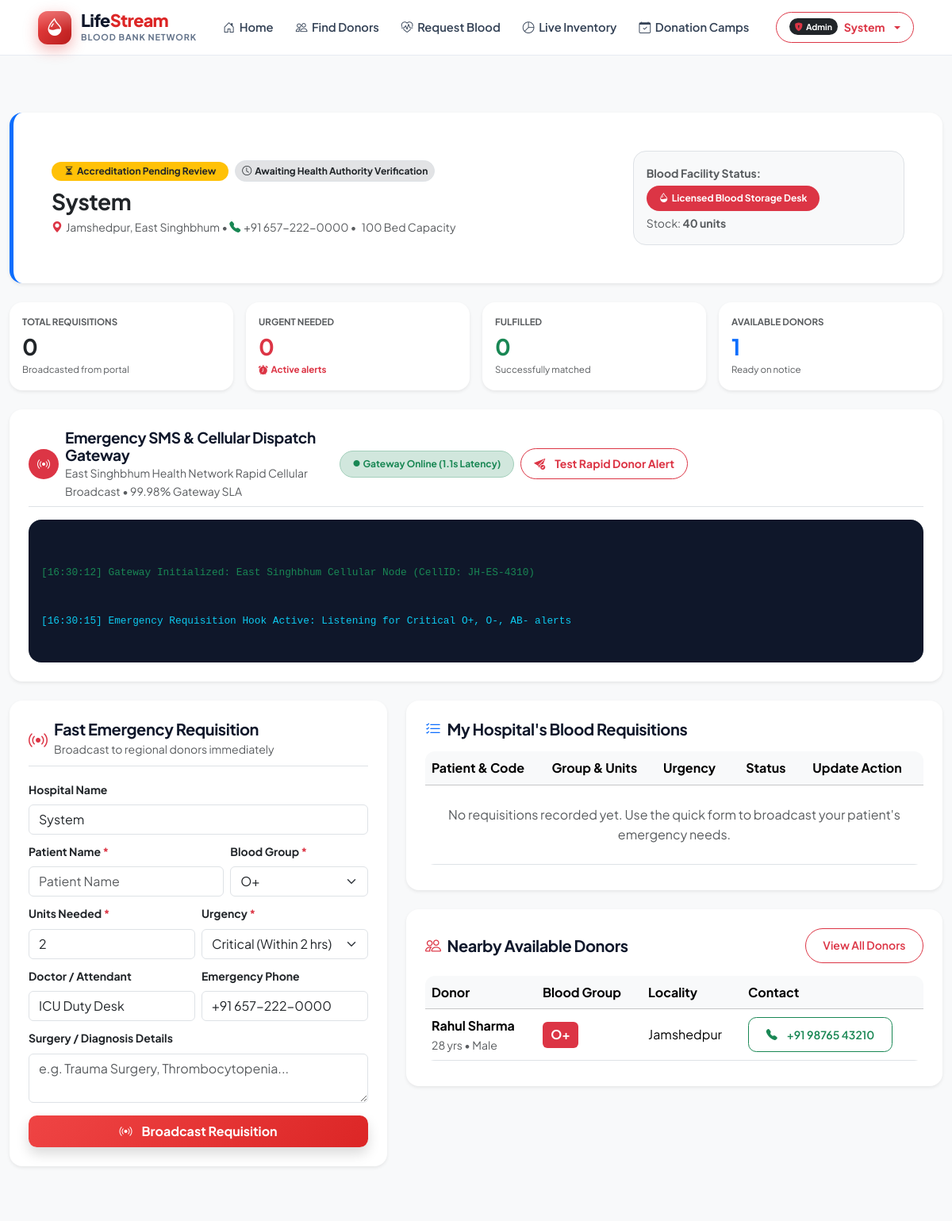
Before: /dashboard/hospital/ (signed in, upper part) with the older database file.
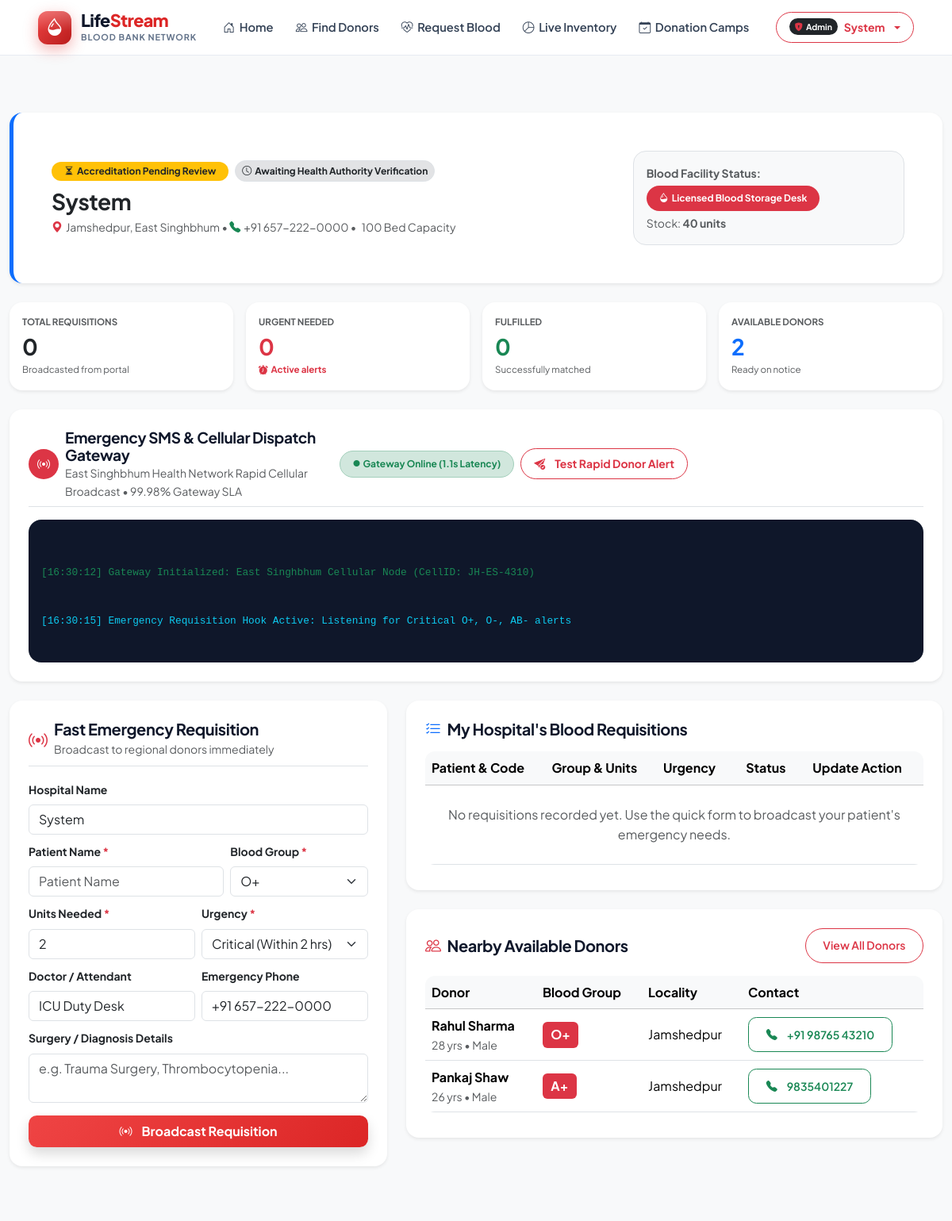
After: the same page with the newer database file.
### bloodbank/models.py (models this page shows, shortened)
class DonorProfile(models.Model):
    user = models.OneToOneField(User, on_delete=models.CASCADE, related_name='donor_profile', null=True, blank=True)
    full_name = models.CharField(max_length=150)
    blood_group = models.CharField(max_length=5, choices=BLOOD_GROUPS)
    age = models.PositiveIntegerField(default=25)
    gender = models.CharField(max_length=15, choices=[('Male', 'Male'), ('Female', 'Female'), ('Other', 'Other')], default='Male')
    phone = models.CharField(max_length=25)
    email = models.EmailField(blank=True)
    address = models.TextField(blank=True)
    city = models.CharField(max_length=100, default='Jamshedpur')
    district = models.CharField(max_length=100, default='East Singhbhum')
    state = models.CharField(max_length=100, default='Jharkhand')
    last_donation_date = models.DateField(null=True, blank=True)
    total_donations = models.PositiveIntegerField(default=0)
    is_available = models.BooleanField(default=True, help_text="Ready to donate blood on emergency notice")
    verified = models.BooleanField(default=True)
    avatar_url = models.URLField(blank=True, default="https://images.unsplash.com/photo-1535713875002-d1d0cf377fde?auto=format&fit=crop&w=300&q=80")
    created_at = models.DateTimeField(auto_now_add=True)

### bloodbank/views.py (the view)
# urls.py: path('dashboard/hospital/', views.dashboard_hospital, name='dashboard_hospital'),
@never_cache
@login_required
def dashboard_hospital(request):
    user_role = getattr(getattr(request.user, 'profile', None), 'role', 'DONOR')
    if user_role == 'DONOR' and not request.user.is_superuser:
        messages.info(request, "You are signed in as a Voluntary Donor. Redirected to Donor Portal.")
        return redirect('dashboard_donor')
    hospital = get_hospital_for_user(request.user)
    if hospital:
        hosp_query = Q(hospital=hospital) | Q(requested_by=request.user)
        if hospital.short_name:
            hosp_query |= Q(hospital_name__icontains=hospital.short_name)
        clean_name = hospital.name.replace("Hospital", "").replace("Medical", "").replace("College", "").replace("Multispeciality", "").strip()
        for w in clean_name.split():
            if len(w) >= 3 and w.lower() not in ['and', 'the']:
                hosp_query |= Q(hospital_name__icontains=w)
        my_requests = BloodRequest.objects.filter(hosp_query).distinct().order_by('-created_at')
    else:
        my_requests = BloodRequest.objects.filter(requested_by=request.user).distinct().order_by('-created_at')
    urgent_count = my_requests.filter(status='Urgent Needed').count()
    fulfilled_count = my_requests.filter(status='Fulfilled').count()
    available_donors = DonorProfile.objects.filter(is_available=True)[:6]
    req_form = BloodRequestForm()
    context = {
        'hospital': hospital,
        'my_requests': my_requests,
        'urgent_count': urgent_count,
        'fulfilled_count': fulfilled_count,
        'available_donors': available_donors,
        'req_form': req_form,
    }
    return render(request, 'bloodbank/dashboard_hospital.html', context)

### bloodbank/context_processors.py (called while the page is built, shortened)
def global_context(request):
    context = {
        'user_role': None,
        'user_donor_profile': None,
        'user_hospital_profile': None,
        'is_donor': False,
        'is_hospital': False,
        'is_admin_role': False,
    }
    if request.user.is_authenticated:
        if request.user.is_superuser:
            context['user_role'] = 'ADMIN'
            context['is_admin_role'] = True
    try:
        from django.db.models import Sum
        total_units = BloodInventory.objects.aggregate(total=Sum('units'))['total'] or 0
        context['global_total_units'] = total_units
        context['global_emergency_count'] = BloodRequest.objects.filter(status='Urgent Needed').count()
    except:
        context['global_total_units'] = 0
        context['global_emergency_count'] = 0
    return context

### templates/bloodbank/dashboard_hospital.html (shortened to what the changed rows need)
{% extends 'bloodbank/base.html' %}
{% load static %}
{% block content %}
<section class="py-5 bg-light min-vh-100">
    <div class="container">
        <div class="card border-0 shadow-sm rounded-4 p-3 p-md-5 mb-4 bg-white border-start border-5 border-primary">
            <div class="row g-4 align-items-center">
                <div class="col-md-8">
                    <h2 class="fw-bold text-dark mb-1 text-break" style="font-size: calc(1.3rem + 0.6vw);">{{ hospital.name|default:user.first_name|default:"Hospital Care Center" }}</h2>
                </div>
            </div>
        </div>
        <div class="row g-3 mb-4">
            <div class="col-6 col-lg-3">
                <div class="card border-0 shadow-sm rounded-4 p-3 bg-white h-100">
                    <span class="text-muted small fw-bold text-uppercase d-block mb-1" style="font-size: 0.72rem;">Available Donors</span>
                    <h3 class="fw-bold text-primary mb-0">{{ available_donors.count }}</h3>
                    <small class="text-muted d-block mt-1" style="font-size: 0.72rem;">Ready on notice</small>
                </div>
            </div>
        </div>
        <div class="row g-4">
            <div class="col-lg-7">
                <div class="card border-0 shadow-sm rounded-4 p-4 bg-white mb-4">
                    <div class="table-responsive">
                        <table class="table table-hover align-middle mb-0">
                            <thead class="table-light">
                                <tr>
                                    <th>Patient &amp; Code</th>
                                    <th>Group &amp; Units</th>
                                    <th>Urgency</th>
                                    <th>Status</th>
                                    <th>Update Action</th>
                                </tr>
                            </thead>
                        </table>
                    </div>
                </div>
                <div class="card border-0 shadow-sm rounded-4 p-3 p-md-4 bg-white">
                    <div class="table-responsive">
                        <table class="table table-hover align-middle mb-0">
                            <thead class="table-light">
                                <tr>
                                    <th>Donor</th>
                                    <th>Blood Group</th>
                                    <th>Locality</th>
                                    <th>Contact</th>
                                </tr>
                            </thead>
                            <tbody>
                                {% for d in available_donors %}
                                <tr>
                                    <td>
                                        <strong>{{ d.full_name }}</strong>
                                        <small class="text-muted d-block">{{ d.age }} yrs &bull; {{ d.gender }}</small>
                                    </td>
                                    <td><span class="badge bg-danger fs-6">{{ d.blood_group }}</span></td>
                                    <td>{{ d.city }}</td>
                                    <td>
                                        <a href="tel:{{ d.phone }}" class="btn btn-sm btn-outline-success">
                                            <i class="bi bi-telephone-fill me-1"></i>{{ d.phone }}
                                        </a>
                                    </td>
                                </tr>
                                {% endfor %}
                            </tbody>
                        </table>
                    </div>
                </div>
            </div>
        </div>
    </div>
</section>
{% endblock %}

Changed rows visible on the page:
added DonorProfile: full_name "Pankaj Shaw", age "26", gender "Male", blood_group "A+", city "Jamshedpur", phone "9835401227"
Other visible differences:
{{ available_donors.count }}: "1" → "2"
